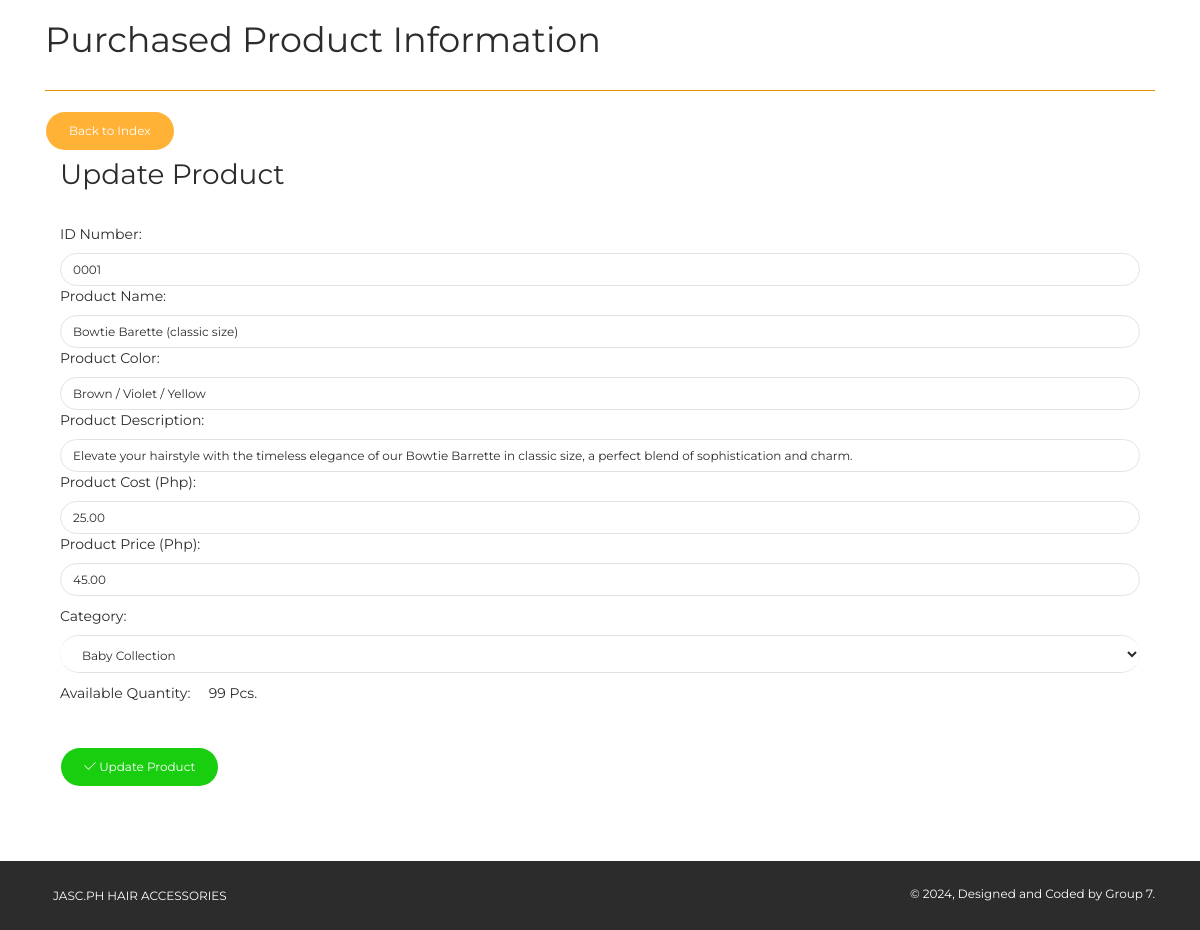
The app's page /pages/product_update.php?prod_id=24 with its own data.
### tables this page shows
CREATE TABLE `products` (
  `prod_id` int(11) NOT NULL,
  `prod_name` varchar(50) NOT NULL,
  `prod_color` varchar(255) NOT NULL,
  `prod_desc` varchar(500) NOT NULL,
  `prod_qty` int(11) NOT NULL,
  `prod_cost` decimal(10,2) NOT NULL,
  `prod_price` decimal(10,2) NOT NULL,
  `category` varchar(100) NOT NULL,
  `supplier` varchar(100) NOT NULL,
  `prod_serial` varchar(50) NOT NULL,
  `prod_pic1` varchar(500) NOT NULL,
  `prod_pic2` varchar(500) NOT NULL,
  `prod_pic3` varchar(500) NOT NULL
);

### pages/product_update.php (the view, shortened to what this page needs)
<?php
include("../config/dbconn.php");
?>
<?php
$id=isset($_GET['prod_id']) ? $_GET['prod_id'] : die('ERROR: Record ID not found.');
$result = mysqli_query($dbconn, "SELECT * FROM products WHERE prod_id=$id");
while($res = mysqli_fetch_array($result))
{
    $prod_name = $res['prod_name'];
    $prod_color = $res['prod_color'];
    $prod_desc = $res['prod_desc'];
    $prod_qty = $res['prod_qty'];
    $prod_cost = $res['prod_cost'];
    $prod_price = $res['prod_price'];
    $prod_serial = $res['prod_serial'];
}
?>
<!DOCTYPE html>
<html lang="en">
<head>
    <link rel="stylesheet" href="https://maxcdn.bootstrapcdn.com/font-awesome/latest/css/font-awesome.min.css" />
    <link href="../assets/css/bootstrap.min.css" rel="stylesheet" />
    <link href="../assets/css/now-ui-kit.css?v=1.1.0" rel="stylesheet" />
    <link href="../assets/css/demo.css" rel="stylesheet" />
</head>
<body class="index-page sidebar-collapse">
    <div class="wrapper">
<br>
        <div class="main">
            <div class="section section-basic">
                <div class="container">
                      <h2>Purchased Product Information</h2>
                      <hr color="orange">
                      <a href='admin_panel.php' class='btn btn-warning btn-round'>Back to Index</a>
                <br>
                <div class="col-md-12">
    <div class="panel panel-success panel-size-custom">
  <div class="panel-heading"><h3>Update Product</h3></div>
  <div class="panel-body">
    <form action="product_update.php" method="post">
        <div class="form group">
            <label for="prod_id">ID Number:</label>
            <input type="text" class="form-control" id="prod_serial" name="prod_serial" value="<?php echo $prod_serial;?>">
            <label for="prod_name">Product Name:</label>
            <input type="text" class="form-control" id="prod_name" name="prod_name" value="<?php echo $prod_name;?>">
            <label for="prod_color">Product Color:</label>
            <input type="text" class="form-control" id="prod_color" name="prod_color" value="<?php echo $prod_color;?>">
            <label for="prod_desc">Product Description:</label>
            <input type="text" class="form-control" id="prod_desc" name="prod_desc" value="<?php echo $prod_desc;?>">
            <label for="prod_cost">Product Cost (Php):</label>
            <input type="text" class="form-control" id="prod_cost" name="prod_cost" value="<?php echo $prod_cost;?>">
            <label for="prod_price">Product Price (Php):</label>
            <input type="text" class="form-control" id="prod_price" name="prod_price" value="<?php echo $prod_price;?>">
                    <div class="form-group">
                        <label for="category">Category:</label>
                        <div class="input-group">
                            <select class="form-control" id="category" name="category" required>
                              <?php
                              include('../config/dbconn.php');
                              $query=mysqli_query($dbconn,"SELECT cat_name FROM category ORDER BY cat_name ASC")or die(mysqli_error());
                              while($row=mysqli_fetch_array($query)){
                              ?>
                                <option value="<?php echo $row['cat_name'];?>"><?php echo $row['cat_name'];?></option>
                                <?php }?>
                            </select>
                        </div>
                        <label for="prod_qty" id="prod_qty" name="prod_qty">Available Quantity: &nbsp &nbsp <?php echo $prod_qty;?> Pcs.</label>
                    </div>
                </div>
             </div>
            </div>
            <br>
            <div class="form group">
                <button type="submit" class="btn btn-success btn-round" id="submit" name="update">
                    <i class="now-ui-icons ui-1_check"></i> Update Product
                </button>
            </div>
  </div>
</div>
</div>
<footer class="footer" data-background-color="black">
            <div class="container">
                <nav>
                    <ul>
                        <li>
                            <a href="" target="_blank">
                                JASC.PH HAIR ACCESSORIES
                            </a>
                        </li>
                    </ul>
                </nav>
                <div class="copyright">
                    &copy;
                    , Designed and Coded by Group 7.
                </div>
            </div>
        </footer>
    </div>
</body>
</html>

### assets/css/demo.css (style rules this page uses)
.section-basic { padding-top: 0; }

### records on screen
products: prod_serial "0001", prod_name "Bowtie Barette (classic size)", prod_color "Brown / Violet / Yellow", prod_desc "Elevate your hairstyle with the timeless elegance of our Bowtie Barrette in classic size, a perfect blend of sophistication and charm.", prod_cost "25.00", prod_price "45.00", prod_qty "99"

### other values on screen
form field category "Baby Collection"
